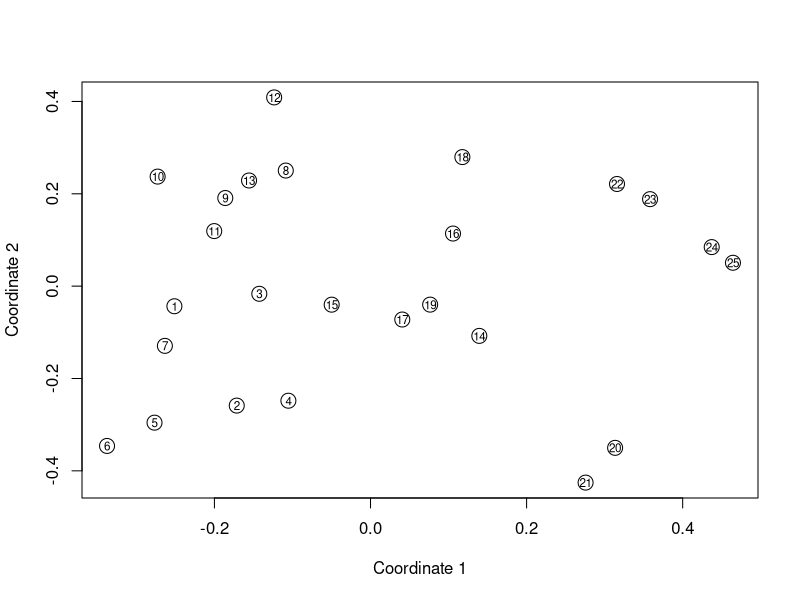

Generate this figure with R: (Note: this script raises an error after producing the figure.)
setwd("~/Dropbox/PhD_thesis/PhD_thesis/White_Sea/fauna_literature/")


fauna <- read.csv2("species_t.csv")

str(fauna)
rownames(fauna) <- fauna$site

fauna <- fauna[2:59]


# ======= Nonmetric MDS =========
# N rows (objects) x p columns (variables)
# each row identified by a unique row name

library(MASS)
#install.packages("vegan")
library(vegan)
d <- vegdist(fauna,method = "jaccard" ) # Jaccard distances between the rows
fit <- isoMDS(d, k=2) # k is the number of dim
fit # view results

# plot solution
x <- fit$points[,1]
y <- fit$points[,2]

pdf("nMDS_fauna_littoral_only.pdf", family = "NimbusSan")
plot(x, y, xlab="Coordinate 1", ylab="Coordinate 2", main="", cex=2)
text(x, y, labels = seq(1: nrow(fauna)), cex=.7) 
#text(x, y, labels = rownames(fauna), cex=.7) 
#legend(x="bottomleft", legend = paste(seq(1: nrow(fauna)), rownames(fauna)), ncol = 3) 
dev.off()
embedFonts("nMDS_fauna_littoral_only.pdf")

